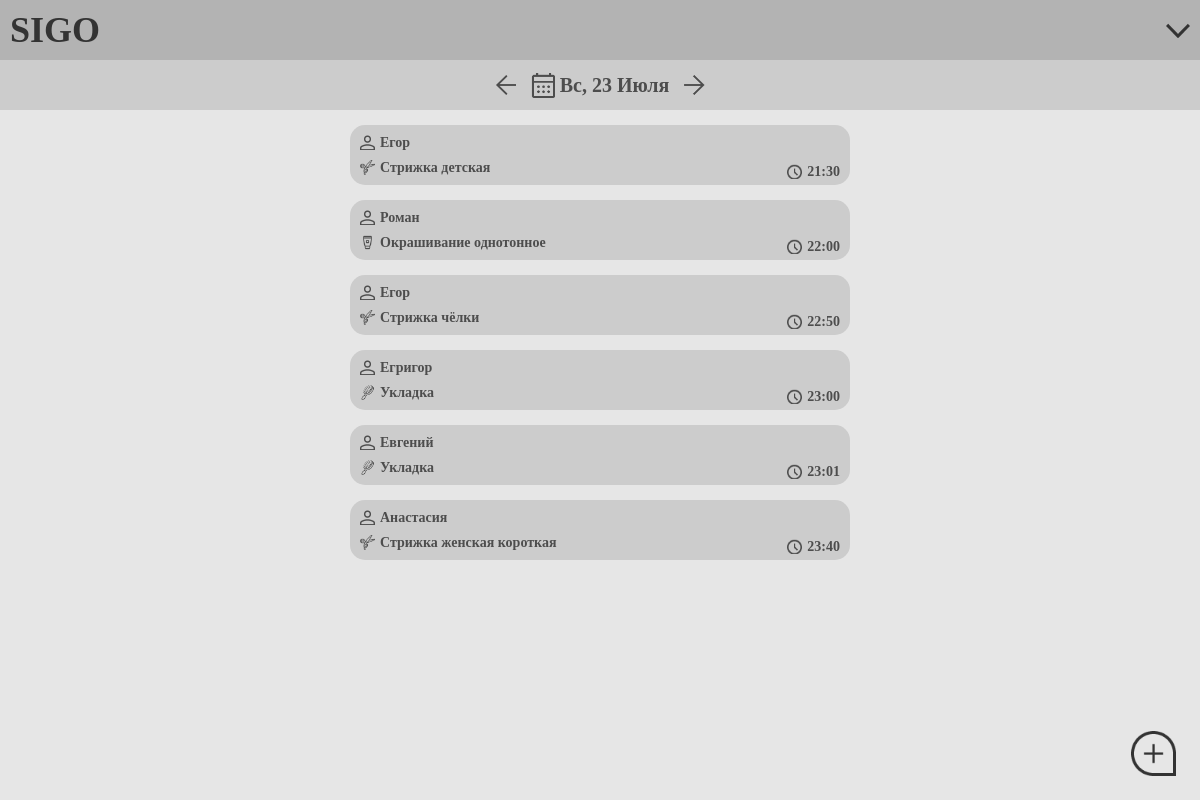
Before: / with the older database file.
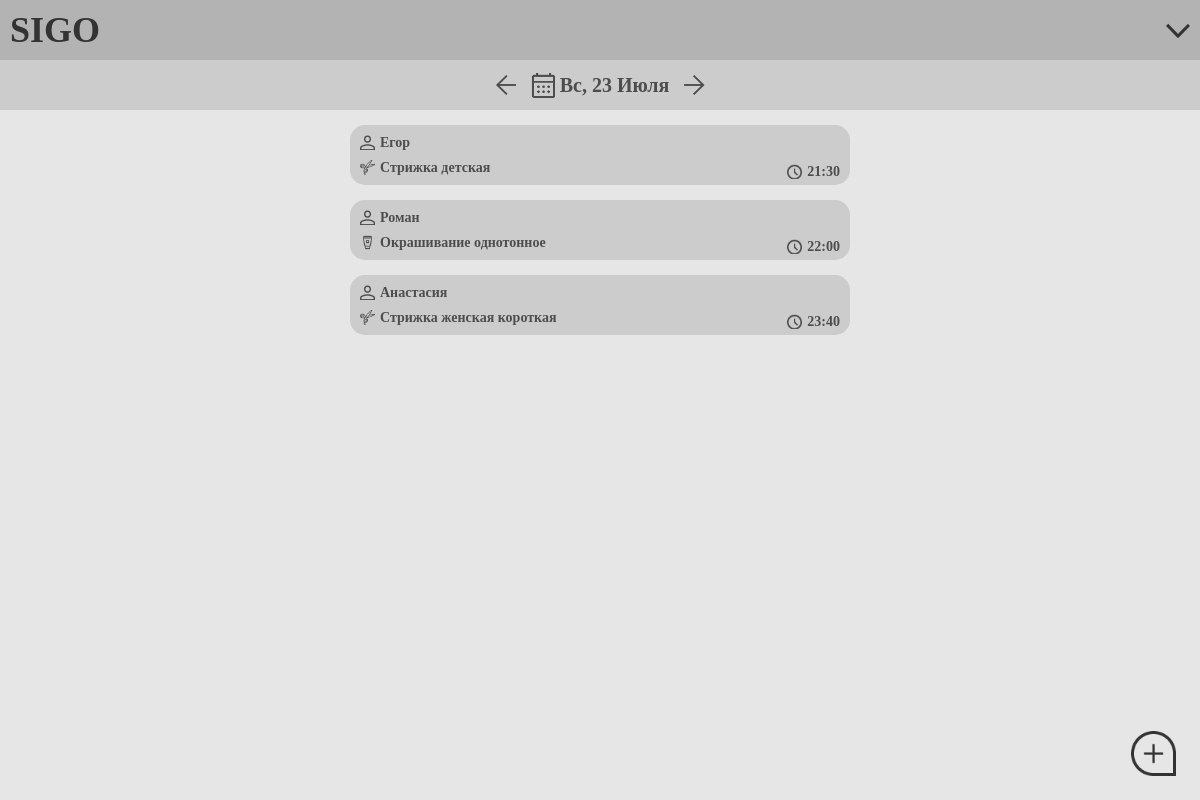
After: the same page with the newer database file.
### SalonSigoApp/models.py (models this page shows, shortened)
class Signing(models.Model):
    people_name = models.CharField(max_length=255)
    procedure = models.ForeignKey(Procedure,on_delete=models.CASCADE)
    date = models.DateField()
    time = models.TimeField()

class Procedure(models.Model):
    name = models.CharField(max_length=255)
    master_name = models.CharField(max_length=255,blank=True)
    image = models.ImageField()

### SalonSigoApp/views.py (the view, shortened to what this page needs)
# urls.py: path('', show_magazine, name="magazine"),
def show_magazine(request):
    global master_id
    context = {"is_aunt":request.user.is_authenticated}
    if "master_name" not in request.COOKIES:
        context["signings"] = Signing.objects.all()
        new_list = []
        for s in context["signings"]:
            if Procedure.objects.filter(id = s.procedure_id)[0].master_name == list_master[2]:
                new_list.append(s)
        context["signings"] = new_list
        context["master"] = list_master[2]
    context["signings"] = sort_sign(context["signings"])
    response = render(request,"SalonSigoApp/magazine.html",context)
    if "master_name" not in request.COOKIES:
        master_id = 2
        response.set_cookie("master_name","2")
    else:
        response.set_cookie("master_name",master_id)
    return response

### SalonSigoApp/views.py (called while the page is built)
def sort_sign(signings):
    new_signings = list(signings)
    if len(new_signings) > 0:
        time = ':'.join(str(datetime.now()).split(" ")[-1].split(".")[0].split(':')[:-1])
        date = str(datetime.now()).split(" ")[0]
        hours = time.split(':')[0]
        minute = time .split(':')[1]
        for sign in signings:
            if str(sign.date) == date:
                time_sign = ':'.join(str(sign.time).split(':')[:-1])
                hours_sign = time_sign.split(':')[0]
                minute_sign = time_sign.split(':')[1]
                if hours_sign < hours:
                    new_signings.remove(sign)
                if  hours_sign == hours:
                    if minute_sign < minute:
                        new_signings.remove(sign)
    new_signings = sorted(new_signings, key=lambda x: x.time)
    return new_signings

### SalonSigoApp/templates/SalonSigoApp/magazine.html (shortened to what this page needs)
{% load static %}
<!DOCTYPE html>
<html lang="en">
<head>
    <link rel="stylesheet" href="{% static 'SalonSigoApp/css/magazine.css' %}">
</head>
<body>
    <header>
        <h1>SIGO</h1>
        <img src="{% static 'SalonSigoApp/img/select-arrow.png' %}" alt="" class="sellect-arrow">
    </header>
    <div class="date">
        <img src="{% static 'SalonSigoApp/img/left-arrow.png' %}" alt="" class="arrow leftArrow">
        <div class="select-date">
            <img src="{% static 'SalonSigoApp/img/calendar.png' %}" alt="" class="calendar">
            <h2 id="dateScreen"></h2>
        </div>
        <img src="{% static 'SalonSigoApp/img/right-arrow.png' %}" alt="" class="arrow righttArrow">
    </div>
    <main id="main">
        {% for sign in signings %}
            <div class="item">
                <div class="first-block">
                    <div>
                        <img src="{% static 'SalonSigoApp/img/human.png' %}" alt="">
                        <p>{{ sign.people_name }}</p>
                    </div>
                    <div>
                        <img src="{{ sign.procedure.image.url }}" alt=" ">
                        <p>{{ sign.procedure.name }}</p>
                    </div>
                </div>
                <div class="second-block">
                    <div>
                        <img src="{% static 'SalonSigoApp/img/time.png' %}" alt="">
                        <p>{{ sign.time }}</p>
                    </div>
                </div>
            </div>
        {% endfor %}
    </main>
    <a href="{% url 'addSigning' %}" class="add-link">
        <img src="{% static 'SalonSigoApp/img/add-signing.png' %}" alt="">
    </a>
</body>
</html>

### SalonSigoApp/static/SalonSigoApp/css/magazine.css (style rules this page uses)
* { margin: 0; padding: 0; }
html,body { width: 100%; height: 100%; box-sizing: border-box; display: flex; flex-direction: column; background-color: #E6E6E6; }
header { position: fixed; top: 0; left: 0; z-index: 60; width: 100vw; height: 60px; padding: 0 10px; margin: 0; box-sizing: border-box; display: flex; flex-direction: row; justify-content: space-between; align-items: center; background-color: #B3B3B3; }
header img { height: 25%; cursor: pointer; }
header h1 { text-align: center; font-family: "Times New Roman"; font-size: 36px; font-style: normal; font-weight: 700; line-height: normal; color: #333333; }
.date { z-index: 2; position: fixed; top: 60px; left: 0; gap: 15px; width: 100vw; height: 50px; display: flex; flex-direction: row; justify-content: center; align-items: center; background-color: #CCCCCC; }
.date .arrow { height: 40%; }
.date div { display: flex; flex-direction: row; align-items: center; gap: 5px; height: 100%; cursor: pointer; }
.date div img { height: 50%; }
.date div h2 { color: #4D4D4D; text-align: center; font-family: "Times New Roman"; font-size: 20px; font-style: normal; font-weight: 700; line-height: normal; }
main { position: absolute; top: 110px; box-sizing: border-box; min-height: calc(100% - 110px); display: flex; justify-content: flex-start; flex-direction: column; align-items: center; padding: 15px 0; gap: 15px; width: 100vw; }
main .item { width: 500px; max-width: 90%; height: 60px; display: flex; padding: 5px 10px; box-sizing: border-box; flex-direction: row; border-radius: 15px; background-color: #CCCCCC; }
main .item .first-block { height: 100%; width: 75%; display: flex; flex-direction: column; justify-content: space-around; align-items: flex-start; }
main .item .first-block div { display: flex; flex-direction: row; gap: 5px; }
main .item .first-block div img { height: 15px; }
main .item .first-block div p { text-align: center; font-family: "Times New Roman"; font-size: 14px; font-style: normal; font-weight: 700; line-height: normal; color: #4D4D4D; }
main .item .second-block { display: flex; height: 100%; width: 25%; flex-direction: column; justify-content: flex-end; align-items: flex-end; gap: 10px; }
main .item .second-block div { display: flex; flex-direction: row; gap: 5px; }
main .item .second-block div img { height: 15px; }
main .item .second-block div p { text-align: center; font-family: "Times New Roman"; font-size: 14px; font-style: normal; font-weight: 700; line-height: normal; color: #4D4D4D; }
.add-link { position: fixed; display: flex; max-width: 45px; max-height: 45px; width: 9vw; height: 9vw; right: 2vw; bottom: 2vw; cursor: pointer; }
.add-link img { width: 100%; }

Changed rows visible on the page:
removed Signing: people_name "Егор", procedure.image (picture), procedure.name "Стрижка чёлки", time "22:50"
removed Signing: people_name "Егригор", procedure.image (picture), procedure.name "Укладка", time "23:00"
removed Signing: people_name "Евгений", procedure.image (picture), procedure.name "Укладка", time "23:01"
